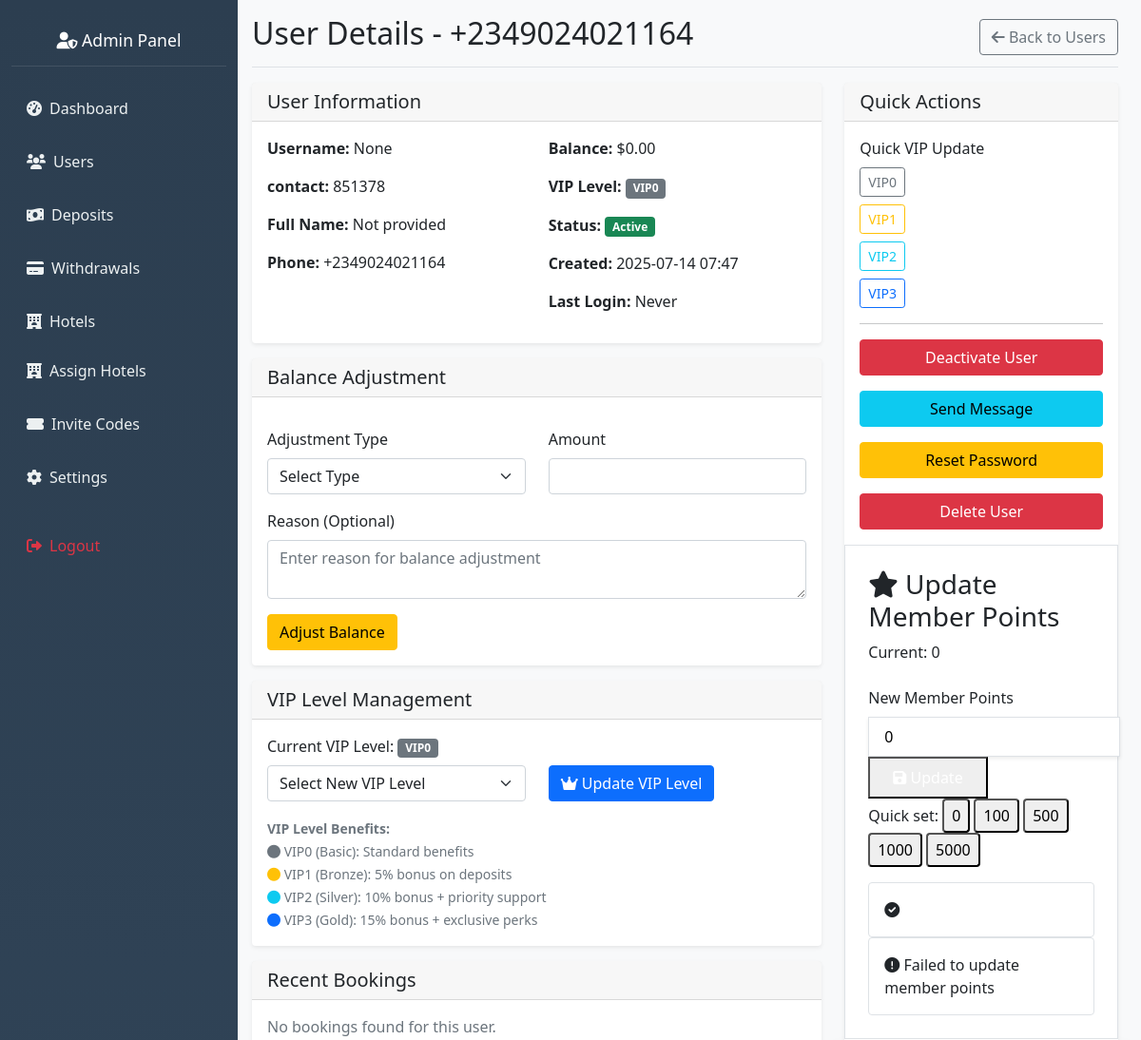
/admin/users/5/view (signed in, upper part), run on an earlier commit of the app's database.
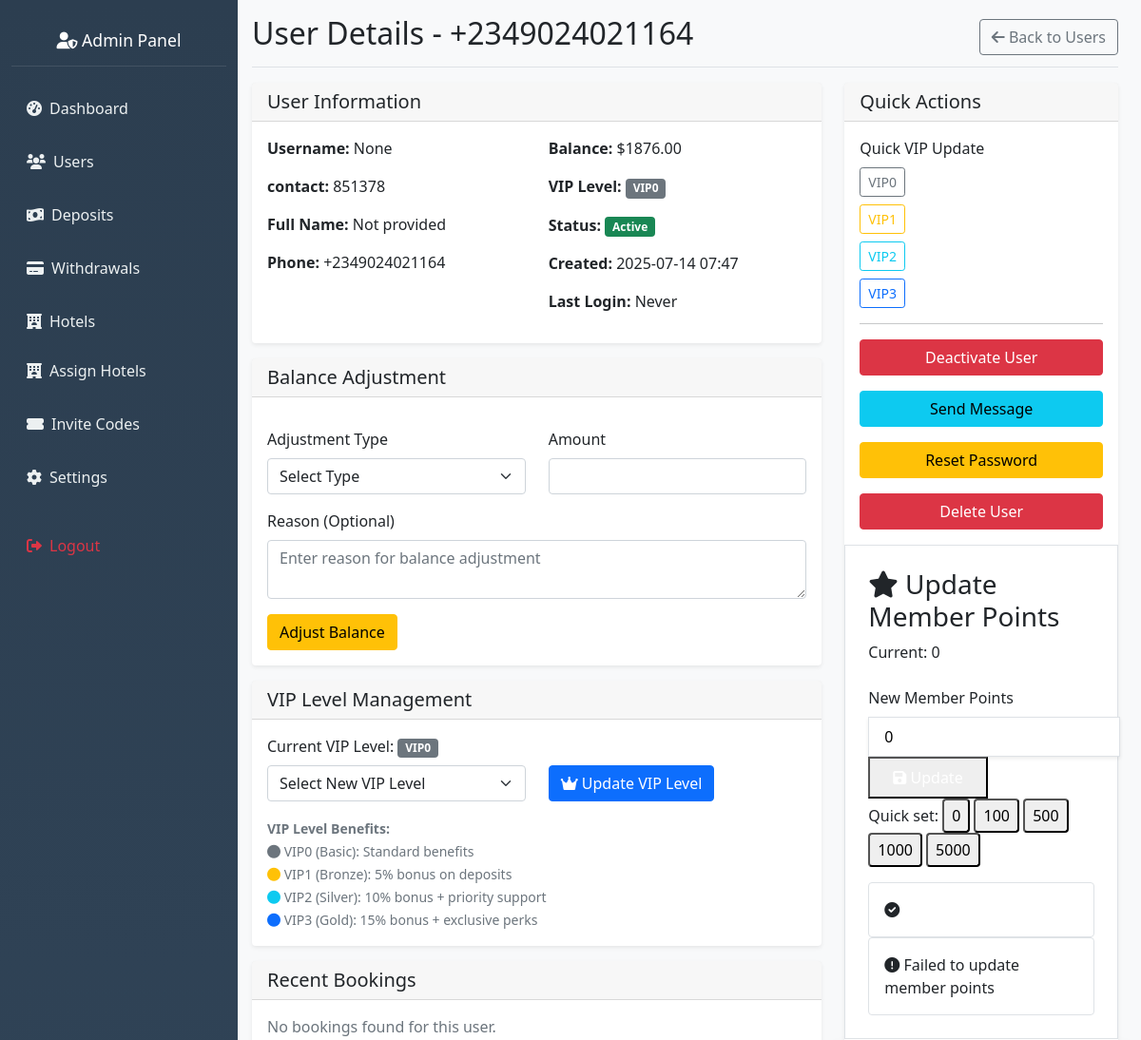
And on a later commit of the database.
### hotel_app/models.py (models this page shows, shortened)
class User(db.Model, UserMixin):
    __tablename__ = 'user'
    id = db.Column(db.Integer, primary_key=True)
    nickname = db.Column(db.String(80))
    user_id = db.Column(db.String(6), unique=True)
    agent_id = db.Column(db.String(6), unique=True)
    contact = db.Column(db.String(20))
    invitation_code = db.Column(db.String(20))
    member_points = db.Column(db.Integer, default=0)
    balance = db.Column(db.Float, default=0.0)
    vip_level = db.Column(db.String(10), default='VIP0')
    withdrawal_password = db.Column(db.String(100))
    password_hash = db.Column(db.String(100))
    is_active = db.Column(db.Boolean, default=False)
    created_at = db.Column(db.DateTime, default=datetime.utcnow)
    session_locked = db.Column(db.Boolean, default=False)
    total_commission_earned = db.Column(db.Float, default=0.0)
    first_session_completed = db.Column(db.Boolean, default=False)
    session_reset_date = db.Column(db.String)
    bound_wallet_type = db.Column(db.String(20))
    max_first_session_reservations = db.Column(db.Integer, default=35)
    wallet_bound_at = db.Column(db.DateTime)
    second_session_reservations_count = db.Column(db.Integer, default=0)
    second_session_commission = db.Column(db.Float, default=0.0)
    bound_wallet_address = db.Column(db.String(200))
    first_session_commission = db.Column(db.Float, default=0.0)
    first_session_reservations_count = db.Column(db.Integer, default=0)
    current_session = db.Column(db.String(10), default='first')
    ip_address = db.Column(db.String(45))  # IPv6 can be up to 45 characters
    country = db.Column(db.String(100))
    country_code = db.Column(db.String(2))
    region = db.Column(db.String(100))
    city = db.Column(db.String(100))
    latitude = db.Column(db.Float)
    longitude = db.Column(db.Float)
    timezone = db.Column(db.String(50))
    isp = db.Column(db.String(255))
    last_location_update = db.Column(db.DateTime, default=datetime.utcnow)
    reservations = db.relationship('Reservation', backref='user', lazy=True)
    deposit_requests = db.relationship('DepositRequest', backref='user', lazy=True)
    withdrawal_requests = db.relationship('WithdrawalRequest', backref='user', lazy=True)
    hotel_assignments = db.relationship('UserHotelAssignment', backref='user', lazy=True)
    hotel_ratings = db.relationship('UserHotelRating', backref='user', lazy=True)

### hotel_app/routes.py (the view, shortened to what this page needs)
@app.route('/admin/users/<int:user_id>/view', methods=['GET', 'POST'])
@admin_required
def view_user_details(user_id):
    user = User.query.get_or_404(user_id)
    deposits = DepositRequest.query.filter_by(user_id=user_id).order_by(DepositRequest.id.desc()).all()
    withdrawals = WithdrawalRequest.query.filter_by(user_id=user_id).order_by(WithdrawalRequest.id.desc()).all()
    vip_levels = ['vip0', 'vip1', 'vip2', 'vip3']
    return render_template('admin_user_details.html',
                         user=user,
                         deposits=deposits,
                         withdrawals=withdrawals,
                         vip_levels=vip_levels)

### hotel_app/routes.py (called while the page is built)
def admin_required(f):
    @wraps(f)
    def wrapper(*args, **kwargs):
        admin_id = session.get('admin_id')
        if not admin_id:
            flash("Admin login required.", "danger")
            return redirect(url_for('admin_login'))
        admin = Admin.query.get(admin_id)
        if not admin or not admin.is_active:
            session.pop('admin_id', None)
            flash("Admin access denied.", "danger")
            return redirect(url_for('admin_login'))
        g.current_admin = admin
        return f(*args, **kwargs)
    return wrapper

@app.before_request
def check_admin_routes():
    if request.endpoint and request.endpoint.startswith('admin_') and request.endpoint != 'admin_login':
        if 'admin_id' not in session:
            return redirect(url_for('admin_login'))

### hotel_app/templates/admin_user_details.html (shortened to what the changed rows need)
{% extends "admin_base.html" %}
{% block content %}
<div class="d-flex justify-content-between flex-wrap flex-md-nowrap align-items-center pb-2 mb-3 border-bottom">
    <h1 class="h2">User Details - {{ user.contact }}</h1>
    <div class="btn-toolbar mb-2 mb-md-0">
        <a href="{{ url_for('admin_settings') }}" class="btn btn-outline-secondary">
        </a>
    </div>
</div>
<div class="row">
    <div class="col-md-8">
        <div class="card">
            <div class="card-body">
                <div class="row">
                    <div class="col-md-6">
                        <p><strong>Username:</strong> {{ user.nickname }}</p>
                        <p><strong>contact:</strong> {{ user.user_id }}</p>
                        <p><strong>Full Name:</strong> {{ user.full_name or 'Not provided' }}</p>
                        <p><strong>Phone:</strong> {{ user.contact or 'Not provided' }}</p>
                    </div>
                    <div class="col-md-6">
                        <p><strong>Balance:</strong> ${{ "%.2f"|format(user.balance) }}</p>
                        <p><strong>VIP Level:</strong>
                            <span class="badge bg-{{ 'primary' if user.vip_level == 'vip3' else ('info' if user.vip_level == 'vip2' else ('warning' if user.vip_level == 'vip1' else 'secondary')) }}">
                                {{ user.vip_level.upper() if user.vip_level else 'VIP0' }}
                            </span>
                        </p>
                        <p><strong>Status:</strong>
                            <span class="badge bg-{{ 'success' if user.is_active else 'danger' }}">
                                {{ 'Active' if user.is_active else 'Inactive' }}
                            </span>
                        </p>
                        <p><strong>Created:</strong> {{ user.created_at.strftime('%Y-%m-%d %H:%M') if user.created_at else 'N/A' }}</p>
                        <p><strong>Last Login:</strong> {{ user.last_login.strftime('%Y-%m-%d %H:%M') if user.last_login else 'Never' }}</p>
                    </div>
                </div>
            </div>
        </div>
        <div class="card mt-3">
            <div class="card-body">
                <form method="POST" action="{{ url_for('update_user_vip', user_id=user.id) }}">
                    <div class="row align-items-end">
                        <div class="col-md-6">
                            <div class="mb-3">
                                <label for="vip_level" class="form-label">Current VIP Level:
                                    <span class="badge bg-{{ 'primary' if user.vip_level == 'vip3' else ('info' if user.vip_level == 'vip2' else ('warning' if user.vip_level == 'vip1' else 'secondary')) }}">
                                        {{ user.vip_level.upper() if user.vip_level else 'VIP0' }}
                                    </span>
                                </label>
                            </div>
                        </div>
                    </div>
                </form>
            </div>
        </div>
    </div>
    <div class="col-md-4">
        <div class="card">
            <div class="card-body">
                <form method="POST" action="{{ url_for('view_user_details', user_id=user.id) }}" class="mb-3">
                    <button type="submit" class="btn btn-{{ 'danger' if user.is_active else 'success' }} w-100"
                            onclick="return confirm('Are you sure you want to {{ 'deactivate' if user.is_active else 'activate' }} this user?')">
                        {{ 'Deactivate User' if user.is_active else 'Activate User' }}
                    </button>
                </form>
            </div>
     </div>
    </div>
</div>
{% endblock %}

What changed in the data, as far as the page shows it:
changed User "None": balance "0.00" → "1876.00"
